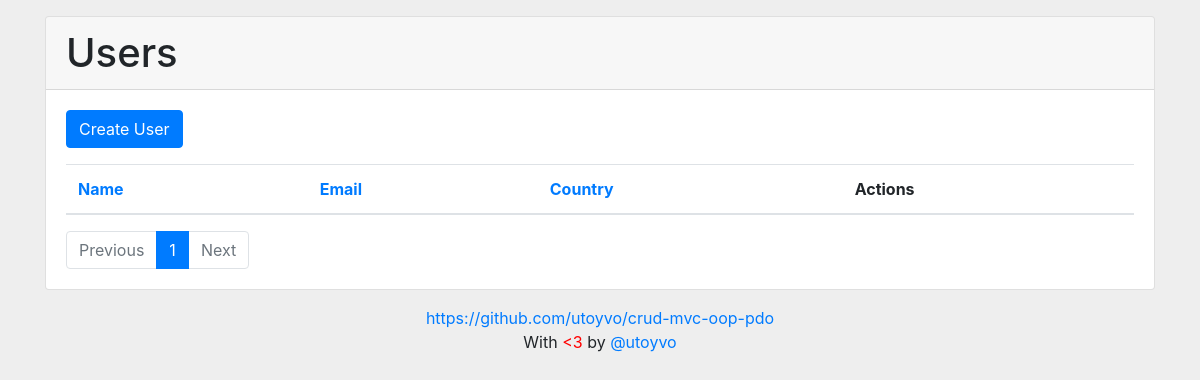
The app's page /?orderby=user_name, older data.
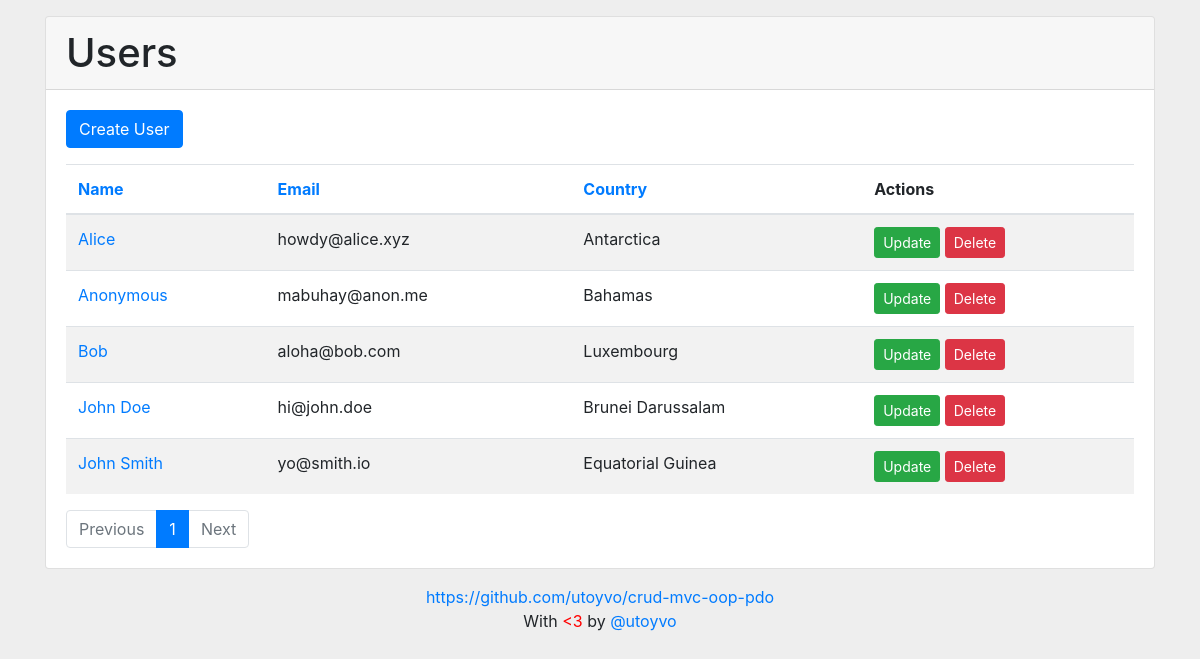
The same page, newer data.
### tables this page shows
CREATE TABLE IF NOT EXISTS `users` (
	`user_id`         INT(11)      NOT NULL PRIMARY KEY AUTO_INCREMENT,
	`user_registered` DATETIME     NOT NULL DEFAULT CURRENT_TIMESTAMP,
	`user_updated`    DATETIME     NOT NULL ON UPDATE CURRENT_TIMESTAMP,
	`user_name`       VARCHAR(255) NOT NULL,
	`user_email`      VARCHAR(255) NOT NULL,
	`user_country`    INT(4)       NOT NULL
);

CREATE TABLE IF NOT EXISTS `countries` (
	`country_id`   INT(11)      NOT NULL PRIMARY KEY AUTO_INCREMENT,
	`country_code` VARCHAR(2)   NOT NULL,
	`country_name` VARCHAR(255) NOT NULL
);

### index.php (called while the page is built)
<?php
require_once( '/controller/UserController.php' );
$controller = new UserController();
$controller->handleRequest();

### config.php (called while the page is built)
<?php
return array(
	'db_driver'   => 'mysql',
	'db_server'   => 'localhost',
	'db_name'     => 'crud-mvc-oop-pdo',
	'db_username' => 'root',
	'db_password' => '',
);

### model/Database.php (called while the page is built)
<?php
class Database
{
	private static $conn = null;
	public static function connect()
	{
		if ( self::$conn == null ) {
			try {
				$config = require_once( 'config.php' );
				self::$conn = new PDO( $config['db_driver'] . ':host=' . $config['db_server'] . ';dbname=' . $config['db_name'], $config['db_username'], $config['db_password'] );
				self::$conn->setAttribute( PDO::ATTR_ERRMODE, PDO::ERRMODE_EXCEPTION );
			} catch( PDOException $e ) {
				error_log( '[' . date( 'Y-m-d H:i:s' ) . '] [CONNECTION ERROR] [' . $_SERVER['REMOTE_ADDR'] . '] ' . $e->getMessage() . "\n", 3, 'error.log' );
				die( 'Connection Error: ' . $e->getMessage() );
			}
		}
		return self::$conn;
	}
}

### model/UserService.php (called while the page is built, shortened)
<?php
require_once( 'UserGateway.php' );
class UserService
{
	public $userGateway;
	public function __construct()
	{
		$this->userGateway = new UserGateway();
	}
	public function getUsers( $orderBy, $pagination )
	{
		$sort = ( $orderBy == 'user_id' ) ? $sort = 'DESC' : $sort = 'ASC';
		try {
			return $this->userGateway->selectAllUsers( $orderBy, $sort, $pagination );
		} catch ( Exception $e ) {
			throw $e;
			$this->getErrorLog( $e );
		}
	}
	public function pagination( $perpage )
	{
		$page        = ( isset( $_GET['page'] ) && ! empty( $_GET['page'] ) ) ? $_GET['page'] : 1;
		$pages       = $this->userGateway->countTotalRows( 'users' );
		$total_pages = ceil( $pages->total / $perpage );
		$start       = $perpage * $page - $perpage;
		$result = array(
			'page'        => $page,
			'total_pages' => $total_pages,
			'start'       => $start,
			'perpage'     => $perpage,
		);
		return $result;
	}
}

### model/UserGateway.php (called while the page is built, shortened)
<?php
require_once( 'Database.php' );
class UserGateway
{
	public $conn;
	public function __construct()
	{
		$this->conn = Database::connect();
	}
	public function selectAllUsers( $orderBy, $sort, $pagination )
	{
		$sql = 'SELECT * FROM users
		INNER JOIN countries ON users.user_country = countries.country_id
		ORDER BY ' . $orderBy . ' ' . $sort . ' LIMIT ' . $pagination['start'] . ', ' . $pagination['perpage'];
		$stmt = $this->conn->prepare( $sql );
		$stmt->execute();
		$result = array();
		while ( $obj = $stmt->fetch( PDO::FETCH_OBJ ) ) $result[] = $obj;
		return $result;
	}
	public function countTotalRows( $table )
	{
		$sql = 'SELECT COUNT(*) AS total FROM ' . $table;
		$stmt = $this->conn->prepare( $sql );
		$stmt->execute();
		return $stmt->fetch( PDO::FETCH_OBJ );
	}
}

### view/user/users.php (the view)
<?php include( '/view/template/header.php' ); ?>
	<section class="card mt-3 mb-3">
		<header class="card-header">
			<h1 class="mb-0"><?= htmlentities( $title ); ?></h1>
		</header>
		<div class="card-body">
			<div class="mb-3">
				<a href="?user=create" class="btn btn-primary">Create User</a>
			</div>
			<table class="table table-striped mb-0">
				<thead>
					<tr>
						<th><a href="?orderby=user_name">Name</a></th>
						<th><a href="?orderby=user_email">Email</a></th>
						<th><a href="?orderby=user_country">Country</a></th>
						<th>Actions</th>
					</tr>
				</thead>
				<tbody>
				<?php foreach ( $users as $user ) : ?>
					<tr>
						<td><a href="?user=read&id=<?= $user->user_id; ?>"><?= $user->user_name; ?></a></td>
						<td><?= $user->user_email; ?></td>
						<td><?= $user->country_name; ?></td>
						<td>
							<a href="?user=update&id=<?= $user->user_id; ?>" class="btn btn-success btn-sm">Update</a>
							<a href="?user=delete&id=<?= $user->user_id; ?>" class="btn btn-danger btn-sm" onclick="return confirm( 'Are you sure you want to delete?' );">Delete</a>
						</td>
					</tr>
				<?php endforeach; ?>
				</tbody>
			</table>
			<?php include( '/view/template/pagination.php' ); ?>
		</div>
	</section>
<?php include( '/view/template/footer.php' ); ?>

### view/template/pagination.php
<nav aria-label="Pagination">
	<ul class="pagination mt-3 mb-0">
	<?php
		if ( $pagination['page'] <= 1 ) :
			echo '<li class="page-item disabled"><a class="page-link" href="#">Previous</a></li>';
		else :
			$j = $pagination['page'] - 1;
			echo '<li class="page-item"><a class="page-link" href="?page=' . $j . '&orderby=' . $orderBy . '">Previous</a></li>';
		endif;
		for( $i = 1; $i <= $pagination['total_pages']; $i++ ) :
			if( $i <> $pagination['page'] ) :
				echo '<li class="page-item"><a class="page-link" href="?page='. $i . '&orderby=' . $orderBy . '">' . $i . '</a></li>';
			else :
				echo '<li class="page-item active"><a class="page-link" href="#">' . $i . '</a></li>';
			endif;
		endfor;
		if ( $pagination['page'] == $pagination['total_pages'] ) :
			echo '<li class="page-item disabled"><a class="page-link" href="#">Next</a></li>';
		else :
			$j = $pagination['page'] + 1;
			echo '<li class="page-item"><a class="page-link" href="?page=' . $j . '&orderby=' . $orderBy . '">Next</a></li>';
		endif;
	?>
	</ul>
</nav>

Row changes from the older to the newer data that the page shows:
now on this page (row edited): users: user_name "Alice", user_email "howdy@alice.xyz", countries.country_name "Antarctica"
now on this page (row edited): users: user_name "Anonymous", user_email "mabuhay@anon.me", countries.country_name "Bahamas"
now on this page (row edited): users: user_name "Bob", user_email "aloha@bob.com", countries.country_name "Luxembourg"
now on this page (row edited): users: user_name "John Doe", user_email "hi@john.doe", countries.country_name "Brunei Darussalam"
now on this page (row edited): users: user_name "John Smith", user_email "yo@smith.io", countries.country_name "Equatorial Guinea"
